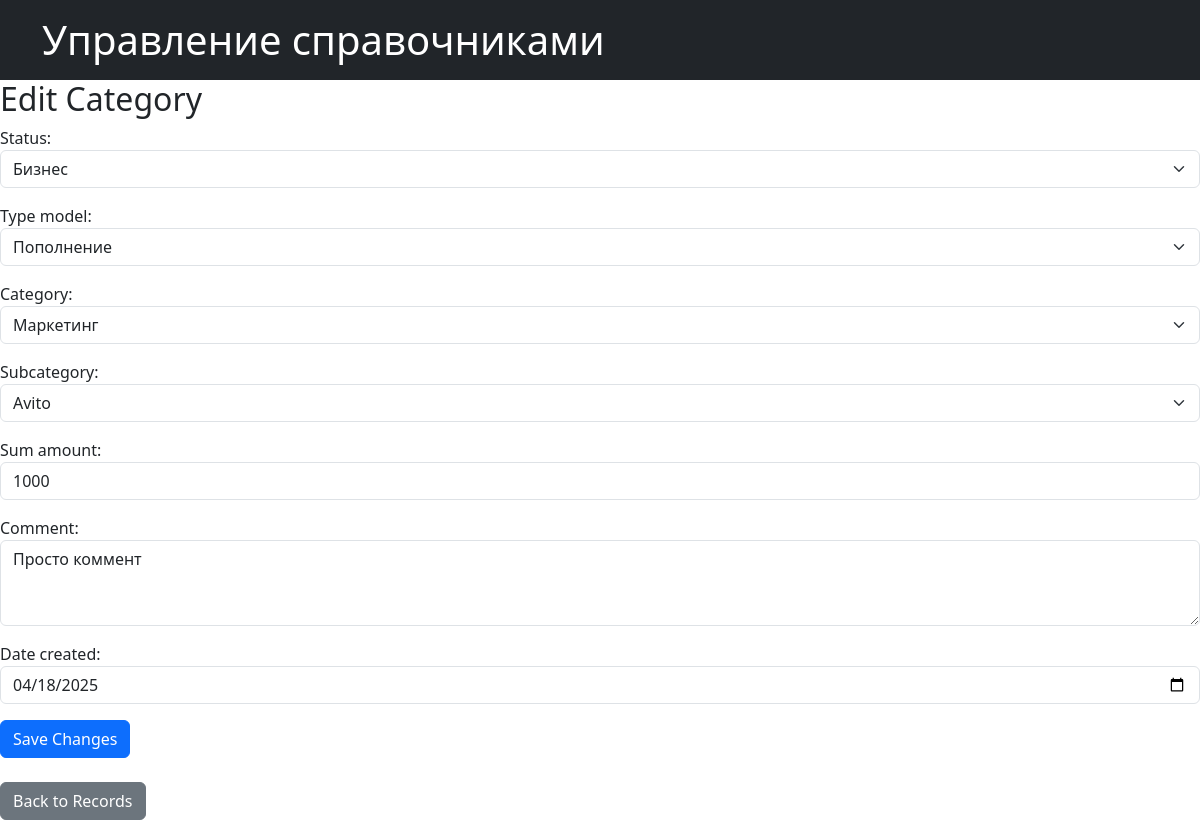
Page /edit/1/ on the committed database.
### RecordApp/models.py (models this page shows, shortened)
class DDSRecord(models.Model):
    status = models.ForeignKey(Status, on_delete=models.PROTECT)
    type_model = models.ForeignKey(TransactionType, on_delete=models.PROTECT)
    category = models.ForeignKey(Category, on_delete=models.PROTECT)
    subcategory = models.ForeignKey(SubCategory, on_delete=models.PROTECT)
    sum_amount = models.IntegerField(validators=[MinValueValidator(1)])
    comment = models.TextField(null=True, blank=True)
    date_created = models.DateField(default=timezone.now)
    class Meta:
        db_table = "records"
        verbose_name = "Запись"
        verbose_name_plural = "Записи"

### RecordApp/views.py (the view)
# urls.py: path('edit/<int:pk>/', RecordEditView.as_view(), name="record_edit"),
class RecordEditView(UpdateView):
    model = DDSRecord
    form_class = DDSRecordForm
    template_name = "record_edit.html"
    success_url = reverse_lazy("home")

### RecordApp/forms.py
class DDSRecordForm(ModelForm):
    class Meta:
        model = DDSRecord
        fields = ['status', 'type_model', 'category', 'subcategory', 'sum_amount', 'comment', 'date_created']
        widgets = {
            'status': forms.Select(attrs={'class': 'form-select'}),
            'type_model': forms.Select(attrs={'class': 'form-select'}),
            'category': forms.Select(attrs={'class': 'form-select'}),
            'subcategory': forms.Select(attrs={'class': 'form-select'}),
            'sum_amount': forms.NumberInput(attrs={'class': 'form-control'}),
            'comment': forms.Textarea(attrs={'class': 'form-control', 'rows': 3}),
            'date_created': forms.DateInput(attrs={'class': 'form-control', 'type': 'date'}),
        }
    def __init__(self, *args, **kwargs):
        super().__init__(*args, **kwargs)
        self.fields['status'].empty_label = 'Не выбрано'
        self.fields['type_model'].empty_label = 'Не выбрано'
        self.fields['category'].empty_label = 'Не выбрано'
        self.fields['subcategory'].empty_label = 'Не выбрано'

### RecordApp/models.py (called while the page is built)
    def __str__(self):
        return self.status_name

    def __str__(self):
        return self.type_name

    def __str__(self):
        return self.category_name

    def __str__(self):
        return self.subcategory_name

### templates/record_edit.html (shortened to what this page needs)
{% extends 'base.html' %}
{% block content %}
  <h2>Edit Category</h2>
  <form method="post">
    {{ form.as_p }}
    <button type="submit" class="btn btn-primary">Save Changes</button>
  </form>
  <br>
  <a href="{% url 'home' %}" class="btn btn-secondary">Back to Records</a>
{% endblock %}

### rows in the picture
DDSRecord: status "Бизнес", type_model "Пополнение", category "Маркетинг", subcategory "Avito", sum_amount "1000", comment "Просто коммент", date_created "04/18/2025"
